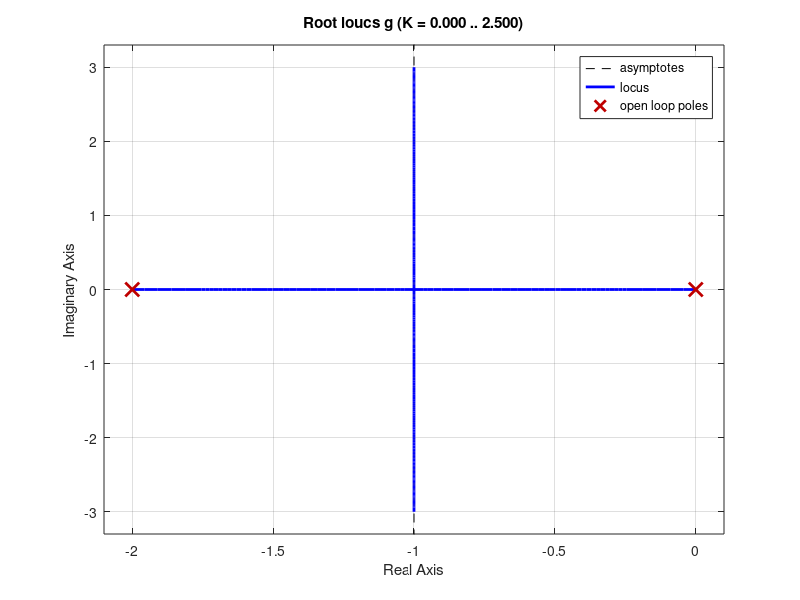
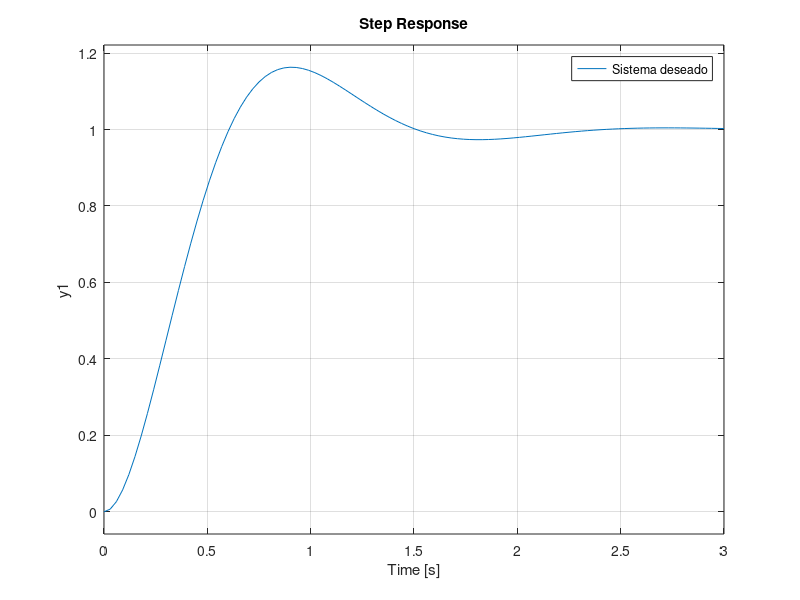
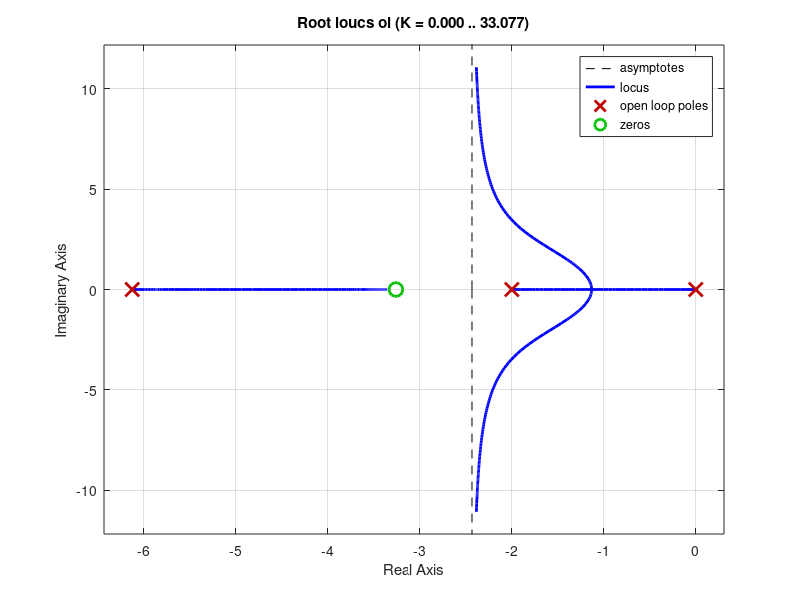
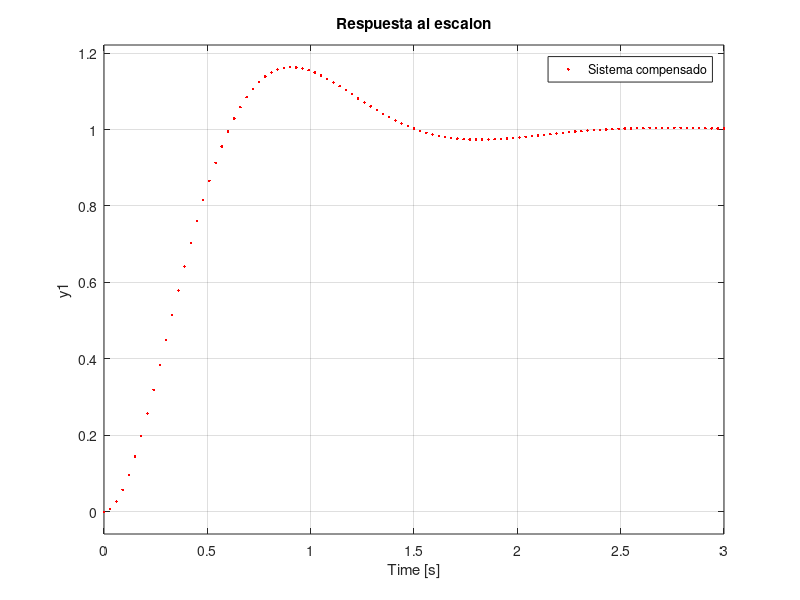

Here is the MATLAB script that generated these plots, in order:
clc
clear
close all

%---------sistema en lazo abierto---
g=tf(4,[1 2 0]);
rlocus(g)
%---------sistema en lazo abierto---

%----------polos deseados-----------
s1=-2+2*sqrt(3)*i;
s2=-2-2*sqrt(3)*i;
den=conv([1 -s1],[1 -s2]);
hd=tf(den(3),den);
figure
step(hd)
legend('Sistema deseado')


%---------sistema en lazo abierto con G_c(s)=(s+z)/(s+p)---
%----------Encontrando angulo faltante------
ang = rad2deg(angle(4/(s1*(s1+2))));
angf= 180-ang;
phi=70;
theta=phi-angf;

% phi=90;
% theta=phi-angf;
%---------encontrando el cero y el polo---
x1=imag(s1)/tand(phi);
x2=imag(s1)/tand(theta);
z=x1+abs(real(s1));
p=x2+abs(real(s1));


gc=tf([1 z],[1 p]);

ol=gc*g;
figure
rlocus(ol)
%---------sistema en lazo abierto con G_c(s)---


%---------encontrando la ganancia----

num=4*(s1+z);
den=s1*(s1+2)*(s1+p);
%num=4*(s1/3.26+1);
%den=s1*(s1+2)*(s1/6.13+1);
div=abs(num/den);
%K=5.061;
K=1/div;
%---------encontrando la ganancia----

%-------controlador completo----
gc=K*gc;
%-------controlador completo----
sc=gc*g; % sistema completo en lazo abierto
cl=feedback(sc,1) % sistema compensado en lazo cerrado
sis=feedback(g,1); % sistema sin compensador en lazo cerrado
figure
step(cl,'k')
hold on
step(sis,'b')
step(hd,'.r')
title('Respuesta al escalon')
legend('Sistema compensado', 'Sistema no compensado', 'Sistema deseado')

figure
subplot(1,2,1)
pzmap(sis,'b')
title('Sistema no compensado')
subplot(1,2,2)
pzmap(cl,'k')
title('Sistema compensado')
%----------compensador usando operacionales-------

R1=30.67e3;
R2=16.31e3;
R3=10e3;
R4=50.061e3;
C1=10e-6;
C2=C1;

K_c=R4*C1/(R3*C2);
z=1/(R1*C1);
p=1/(R2*C2);
Gc=tf(K_c*[1 z],[1 p]);
s_con=feedback(Gc*g,1)
figure
step(s_con,'k')
hold on
step(sis,'b')

title('Respuesta al escalon-Controlador implementado con operacionales')
legend('Sistema compensado', 'Sistema no compensado')


%-----------otra red de adelanto------

%---------sistema en lazo abierto con G_c(s)---
gc_2=tf([1 8],1);

ol=gc_2*g;
figure
rlocus(ol)
%---------sistema en lazo abierto con G_c(s)---


%---------encontrando la ganancia----
s1=-2+2*sqrt(3)*i;
num=4*(s1+8);
den=s1*(s1+2);
%num=4*(s1/3.26+1);
%den=s1*(s1+2)*(s1/6.13+1);
div=abs(num/den);
K=1/div;

%---------encontrando la ganancia----

sc=K*ol; % sistema completo en lazo abierto
cl=feedback(sc,1) % sistema compensado en lazo cerrado
sis=feedback(g,1); % sistema sin compensador en lazo cerrado
figure
step(cl,'k')
hold on
step(sis,'b')
step(hd,'.r')
title('Respuesta al escalon')
legend('Sistema compensado', 'Sistema no compensado', 'Sistema deseado')

figure
subplot(1,2,1)
pzmap(sis,'b')
title('Sistema no compensado')
subplot(1,2,2)
pzmap(cl,'k')
title('Sistema compensado')
%----------compensador usando operacionales-------

C=10e-6;
R3=10e3;
R4=10e3;
R1=1/(8*C);
R2=K/C;%C*K*R1^2;

K_c=R4*R2*C/(R3);%R4*R2/(R1^2*R3*C);
z=1/(R1*C);
Gc=tf(K_c*[1 z],1);
s_con=feedback(Gc*g,1);
figure
step(s_con,'k')
hold on
step(sis,'b')
title('Respuesta al escalon-Controlador implementado con operacionales')
legend('Sistema compensado', 'Sistema no compensado')
